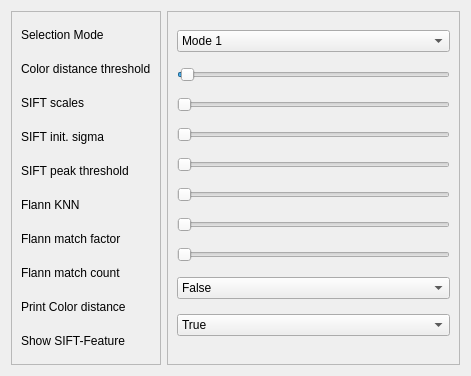
<?xml version="1.0" encoding="UTF-8"?>
<ui version="4.0">
 <class>Form</class>
 <widget class="QWidget" name="Form">
  <property name="geometry">
   <rect>
    <x>0</x>
    <y>0</y>
    <width>471</width>
    <height>376</height>
   </rect>
  </property>
  <property name="windowTitle">
   <string>Recognition Parameter</string>
  </property>
  <property name="autoFillBackground">
   <bool>false</bool>
  </property>
  <layout class="QGridLayout" name="gridLayout">
   <item row="0" column="1">
    <widget class="QFrame" name="frame">
     <property name="frameShape">
      <enum>QFrame::StyledPanel</enum>
     </property>
     <property name="frameShadow">
      <enum>QFrame::Raised</enum>
     </property>
     <layout class="QVBoxLayout" name="verticalLayout_2">
      <item>
       <widget class="QComboBox" name="selectionModeComboBox">
        <property name="editable">
         <bool>false</bool>
        </property>
        <item>
         <property name="text">
          <string>Mode 1</string>
         </property>
        </item>
        <item>
         <property name="text">
          <string>Mode 2</string>
         </property>
        </item>
       </widget>
      </item>
      <item>
       <widget class="QSlider" name="colorDistanceThresholdSlider">
        <property name="maximum">
         <number>100</number>
        </property>
        <property name="pageStep">
         <number>1</number>
        </property>
        <property name="value">
         <number>1</number>
        </property>
        <property name="sliderPosition">
         <number>1</number>
        </property>
        <property name="orientation">
         <enum>Qt::Horizontal</enum>
        </property>
       </widget>
      </item>
      <item>
       <widget class="QSlider" name="siftScalesSlider">
        <property name="maximum">
         <number>50</number>
        </property>
        <property name="pageStep">
         <number>1</number>
        </property>
        <property name="orientation">
         <enum>Qt::Horizontal</enum>
        </property>
       </widget>
      </item>
      <item>
       <widget class="QSlider" name="siftInitSigmaSlider">
        <property name="maximum">
         <number>200</number>
        </property>
        <property name="orientation">
         <enum>Qt::Horizontal</enum>
        </property>
       </widget>
      </item>
      <item>
       <widget class="QSlider" name="siftPeakThresholdSlider">
        <property name="maximum">
         <number>100</number>
        </property>
        <property name="pageStep">
         <number>1</number>
        </property>
        <property name="orientation">
         <enum>Qt::Horizontal</enum>
        </property>
       </widget>
      </item>
      <item>
       <widget class="QSlider" name="flannKnnSlider">
        <property name="maximum">
         <number>30</number>
        </property>
        <property name="orientation">
         <enum>Qt::Horizontal</enum>
        </property>
       </widget>
      </item>
      <item>
       <widget class="QSlider" name="flannMatchFactorSlider">
        <property name="maximum">
         <number>100</number>
        </property>
        <property name="pageStep">
         <number>1</number>
        </property>
        <property name="orientation">
         <enum>Qt::Horizontal</enum>
        </property>
       </widget>
      </item>
      <item>
       <widget class="QSlider" name="flannMatchCountSlider">
        <property name="maximum">
         <number>100</number>
        </property>
        <property name="pageStep">
         <number>1</number>
        </property>
        <property name="orientation">
         <enum>Qt::Horizontal</enum>
        </property>
       </widget>
      </item>
      <item>
       <widget class="QComboBox" name="printColorDistanceComboBox">
        <item>
         <property name="text">
          <string>False</string>
         </property>
        </item>
        <item>
         <property name="text">
          <string>True</string>
         </property>
        </item>
       </widget>
      </item>
      <item>
       <widget class="QComboBox" name="showSiftFeatureComboBox">
        <item>
         <property name="text">
          <string>True</string>
         </property>
        </item>
        <item>
         <property name="text">
          <string>False</string>
         </property>
        </item>
       </widget>
      </item>
     </layout>
    </widget>
   </item>
   <item row="0" column="0">
    <widget class="QFrame" name="frame_2">
     <property name="frameShape">
      <enum>QFrame::StyledPanel</enum>
     </property>
     <property name="frameShadow">
      <enum>QFrame::Raised</enum>
     </property>
     <layout class="QVBoxLayout" name="verticalLayout">
      <item>
       <widget class="QLabel" name="label_5">
        <property name="text">
         <string>Selection Mode</string>
        </property>
       </widget>
      </item>
      <item>
       <widget class="QLabel" name="label_2">
        <property name="text">
         <string>Color distance threshold</string>
        </property>
       </widget>
      </item>
      <item>
       <widget class="QLabel" name="label">
        <property name="text">
         <string>SIFT scales</string>
        </property>
       </widget>
      </item>
      <item>
       <widget class="QLabel" name="label_3">
        <property name="text">
         <string>SIFT init. sigma</string>
        </property>
       </widget>
      </item>
      <item>
       <widget class="QLabel" name="label_4">
        <property name="text">
         <string>SIFT peak threshold</string>
        </property>
       </widget>
      </item>
      <item>
       <widget class="QLabel" name="label_6">
        <property name="text">
         <string>Flann KNN</string>
        </property>
       </widget>
      </item>
      <item>
       <widget class="QLabel" name="label_7">
        <property name="text">
         <string>Flann match factor</string>
        </property>
       </widget>
      </item>
      <item>
       <widget class="QLabel" name="label_8">
        <property name="text">
         <string>Flann match count</string>
        </property>
       </widget>
      </item>
      <item>
       <widget class="QLabel" name="label_11">
        <property name="text">
         <string>Print Color distance</string>
        </property>
       </widget>
      </item>
      <item>
       <widget class="QLabel" name="label_9">
        <property name="text">
         <string>Show SIFT-Feature</string>
        </property>
       </widget>
      </item>
     </layout>
    </widget>
   </item>
  </layout>
 </widget>
 <resources/>
 <connections/>
</ui>
